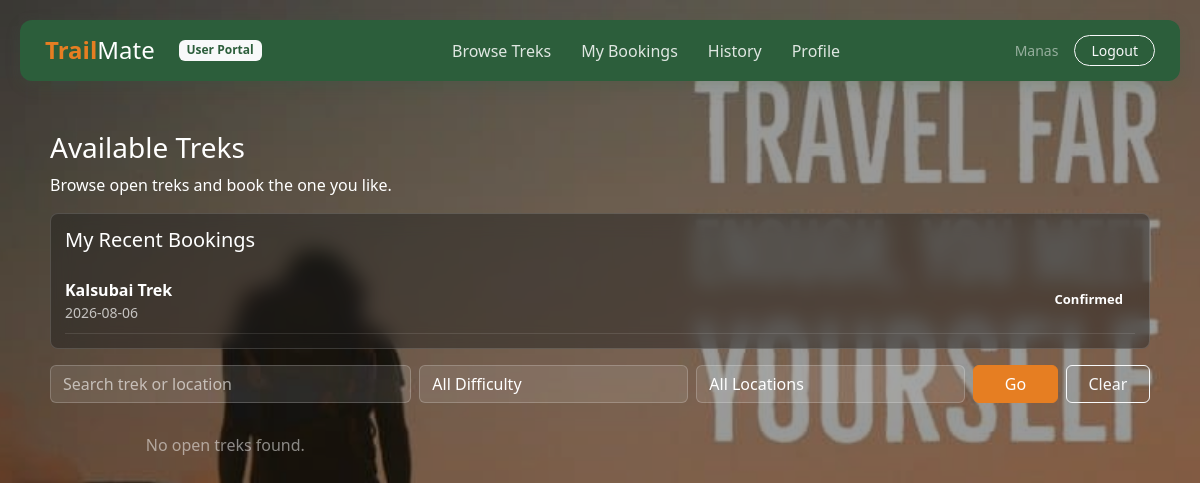
Screenshot of /user/dashboard (signed in) with the database file from the repository.
### models.py (models this page shows)
class User(db.Model, UserMixin):
    id = db.Column(db.Integer, primary_key=True)
    name = db.Column(db.String(100), nullable=False)
    email = db.Column(db.String(120), unique=True, nullable=False)
    password = db.Column(db.String(200), nullable=False)
    role = db.Column(db.String(20), nullable=False, default='user')
    contact_details = db.Column(db.String(200), nullable=True)
    status = db.Column(db.String(20), nullable=False, default='Active')  # Active/Inactive/Pending
    assigned_treks = db.relationship('Trek', backref='assigned_staff', lazy=True)
    bookings = db.relationship('Booking', backref='user', lazy=True)

class Booking(db.Model):
    booking_id = db.Column(db.Integer, primary_key=True)
    user_id = db.Column(db.Integer, db.ForeignKey('user.id'), nullable=False)
    trek_id = db.Column(db.Integer, db.ForeignKey('trek.trek_id'), nullable=False)
    booking_date = db.Column(db.DateTime, nullable=False, default=datetime.utcnow)
    status = db.Column(db.String(50), nullable=False, default='Booked')  # Booked/Cancelled

class Trek(db.Model):
    trek_id = db.Column(db.Integer, primary_key=True)
    trek_name = db.Column(db.String(150), nullable=False)
    location = db.Column(db.String(150), nullable=False)
    difficulty = db.Column(db.String(50), nullable=False)
    duration = db.Column(db.String(50), nullable=False)  # e.g., '5 Days'
    available_slots = db.Column(db.Integer, nullable=False)
    assigned_staff_id = db.Column(db.Integer, db.ForeignKey('user.id'), nullable=True)
    status = db.Column(db.String(50), nullable=False, default='Open')  # Open/Started/Completed
    start_date = db.Column(db.Date, nullable=False)
    end_date = db.Column(db.Date, nullable=False)
    bookings = db.relationship('Booking', backref='trek', lazy=True)

### routes/user.py (the view)
@user_bp.route('/dashboard')
@login_required
@user_required
def dashboard():
    search = request.args.get('search', '').strip()
    difficulty = request.args.get('difficulty', '').strip()
    location = request.args.get('location', '').strip()
    trek_query = Trek.query.filter_by(status='Open')
    if search:
        trek_query = trek_query.filter(
            (Trek.trek_name.ilike(f'%{search}%')) |
            (Trek.location.ilike(f'%{search}%'))
        )
    if difficulty:
        trek_query = trek_query.filter_by(difficulty=difficulty)
    if location:
        trek_query = trek_query.filter_by(location=location)
    all_treks = trek_query.order_by(Trek.start_date.asc()).all()
    locations = [row[0] for row in db.session.query(Trek.location).distinct().order_by(Trek.location).all()]
    my_recent_bookings = Booking.query.filter_by(user_id=current_user.id).order_by(
        Booking.booking_date.desc()).limit(3).all()
    return render_template('user/dashboard.html',
                           treks=all_treks,
                           locations=locations,
                           search=search,
                           difficulty=difficulty,
                           location=location,
                           my_recent_bookings=my_recent_bookings)

### routes/user.py (called while the page is built)
def user_required(f):
    @wraps(f)
    def decorated_function(*args, **kwargs):
        if not current_user.is_authenticated or current_user.role != 'user':
            flash('Access Denied. Trekker account required.', 'warning')
            return redirect(url_for('auth.login'))
        return f(*args, **kwargs)
    return decorated_function

### templates/user/dashboard.html (shortened to what this page needs)
{% extends "user/user_layout.html" %}
{% block user_content %}
<h3 class="page-title">Available Treks</h3>
<p class="page-subtitle">Browse open treks and book the one you like.</p>
{% if my_recent_bookings %}
<div class="simple-list mb-3">
    <h5 class="mb-3">My Recent Bookings</h5>
    {% for booking in my_recent_bookings %}
    <div class="list-line">
        <div>
            <strong>{{ booking.trek.trek_name }}</strong>
            <div class="small text-muted">{{ booking.booking_date.strftime('%Y-%m-%d') }}</div>
        </div>
        <span class="status-badge status-{{ booking.status|lower }}">{{ booking.status }}</span>
    </div>
    {% endfor %}
</div>
{% endif %}
<form method="GET" class="row g-2 filter-box">
    <div class="col-md-4">
        <input type="text" name="search" class="form-control" value="{{ search }}" placeholder="Search trek or location">
    </div>
    <div class="col-md-3">
        <select name="difficulty" class="form-select">
            <option value="">All Difficulty</option>
        </select>
    </div>
    <div class="col-md-3">
        <select name="location" class="form-select">
            <option value="">All Locations</option>
        </select>
    </div>
    <div class="col-md-1">
        <button type="submit" class="btn btn-orange w-100">Go</button>
    </div>
    <div class="col-md-1">
        <a href="{{ url_for('user.dashboard') }}" class="btn btn-outline-light w-100">Clear</a>
    </div>
</form>
<div class="row row-cols-1 row-cols-md-2 row-cols-lg-3 g-4">
    {% for trek in treks %}
    <div class="col">
        <div class="trek-card">
            <div class="trek-card-img">
                🏔
            </div>
            <div class="trek-card-body">
                <div class="d-flex justify-content-between align-items-center mb-3">
                    <div class="trek-card-title mb-0">{{ trek.trek_name }}</div>
                    <span class="status-badge status-{{ trek.status|lower }}">{{ trek.status }}</span>
                </div>
                <div class="trek-card-detail">📍 {{ trek.location }}</div>
                <div class="trek-card-detail">🟢 {{ trek.difficulty }}</div>
                <div class="trek-card-detail">📅 {{ trek.start_date }} - {{ trek.end_date }}</div>
                <div class="trek-card-detail">👥 {{ trek.available_slots }} Slots Available</div>
                <div class="trek-card-detail">👤 Staff: {{ trek.assigned_staff.name if trek.assigned_staff else 'Unassigned' }}</div>
                <a href="{{ url_for('user.trek_details', trek_id=trek.trek_id) }}" class="btn btn-orange w-100 mt-3">View Details</a>
            </div>
        </div>
    </div>
    {% else %}
    <div class="col-12 text-center text-white-50">
        No open treks found.
    </div>
    {% endfor %}
</div>
{% endblock %}

### templates/user/user_layout.html
{% extends "base.html" %}
{% block content %}
<div class="nav-island">
    <div class="d-flex align-items-center">
        <h4 class="mb-0 me-4"><span class="logo-trail">Trail</span><span class="logo-mate">Mate</span></h4>
        <span class="badge bg-light text-green me-3">User Portal</span>
    </div>
    <div class="nav-island-links d-flex align-items-center flex-wrap">
        <a href="{{ url_for('user.dashboard') }}">Browse Treks</a>
        <a href="{{ url_for('user.my_bookings') }}">My Bookings</a>
        <a href="{{ url_for('user.history') }}">History</a>
        <a href="{{ url_for('user.profile') }}">Profile</a>
    </div>
    <div class="d-flex align-items-center">
        <span class="text-white-50 small text-truncate me-3">{{ current_user.name }}</span>
        <a href="{{ url_for('auth.logout') }}" class="btn btn-outline-light btn-sm rounded-pill px-3">Logout</a>
    </div>
</div>
<div class="floating-card">
    {% block user_content %}{% endblock %}
</div>
{% endblock %}

### static/css/style.css (style rules this page uses)
:root { --green: #2c5e3b; --dark-green: #1f4229; --blue: #3b5b78; --dark-blue: #2a4157; --orange: #e67e22; --dark-orange: #cc701e; --bg-light: #f7f9f8; --text-dark: #2c3e50; --text-light: #7f8c8d; --line: #e2e8f0; }
body { margin: 0; font-family: "Segoe UI", Arial, sans-serif; color: var(--text-dark); background: url('../images/user-bg.jpg') center center / cover no-repeat fixed; background-color: var(--bg-light); position: relative; min-height: 100vh; }
body::before { content: ""; position: fixed; top: 0; left: 0; right: 0; bottom: 0; background: rgba(0, 0, 0, 0.4); z-index: -1; }
.text-green { color: var(--green) !important; }
.btn-orange { background-color: var(--orange); color: white; border: 1px solid var(--orange); }
.nav-island { background-color: var(--green); border-radius: 12px; margin: 20px; padding: 15px 25px; box-shadow: 0 4px 15px rgba(44, 94, 59, 0.2); display: flex; justify-content: space-between; align-items: center; }
.simple-list { background: rgba(30, 30, 30, 0.45) !important; backdrop-filter: blur(10px); -webkit-backdrop-filter: blur(10px); border: 1px solid rgba(255, 255, 255, 0.15); border-radius: 8px; padding: 14px; color: white; }
.list-line { display: flex; justify-content: space-between; gap: 12px; align-items: center; padding: 10px 0; border-bottom: 1px solid rgba(255, 255, 255, 0.1); }
.nav-island-links a { color: rgba(255, 255, 255, 0.85); text-decoration: none; margin: 0 15px; font-weight: 500; transition: color 0.2s; }
.floating-card { background-color: transparent; margin: 0 20px 30px 20px; padding: 30px; color: white; }
.floating-card h1, .floating-card h2, .floating-card h3, .floating-card h4, .floating-card h5, .floating-card h6, .floating-card p { color: white !important; }
.logo-trail { color: var(--orange); font-weight: 800; }
.logo-mate { color: #ffffff; font-weight: 300; }
.status-badge { display: inline-block; padding: 5px 12px; border-radius: 20px; font-size: 13px; font-weight: 600; }
.filter-box { margin-bottom: 30px; }
.filter-box .form-control, .filter-box .form-select { background: rgba(255, 255, 255, 0.1); border: 1px solid rgba(255, 255, 255, 0.2); color: white; }
.filter-box .form-control::placeholder { color: rgba(255, 255, 255, 0.6); }
.glass-card .text-muted, .simple-list .text-muted, .table-box .text-muted, .trek-card .text-muted, .stat-box .text-muted, .floating-card .text-muted { color: rgba(255, 255, 255, 0.7) !important; }

### rows the page displays
User: name "Manas"
Booking: trek.trek_name "Kalsubai Trek", booking_date "2026-08-06", status "Confirmed"
